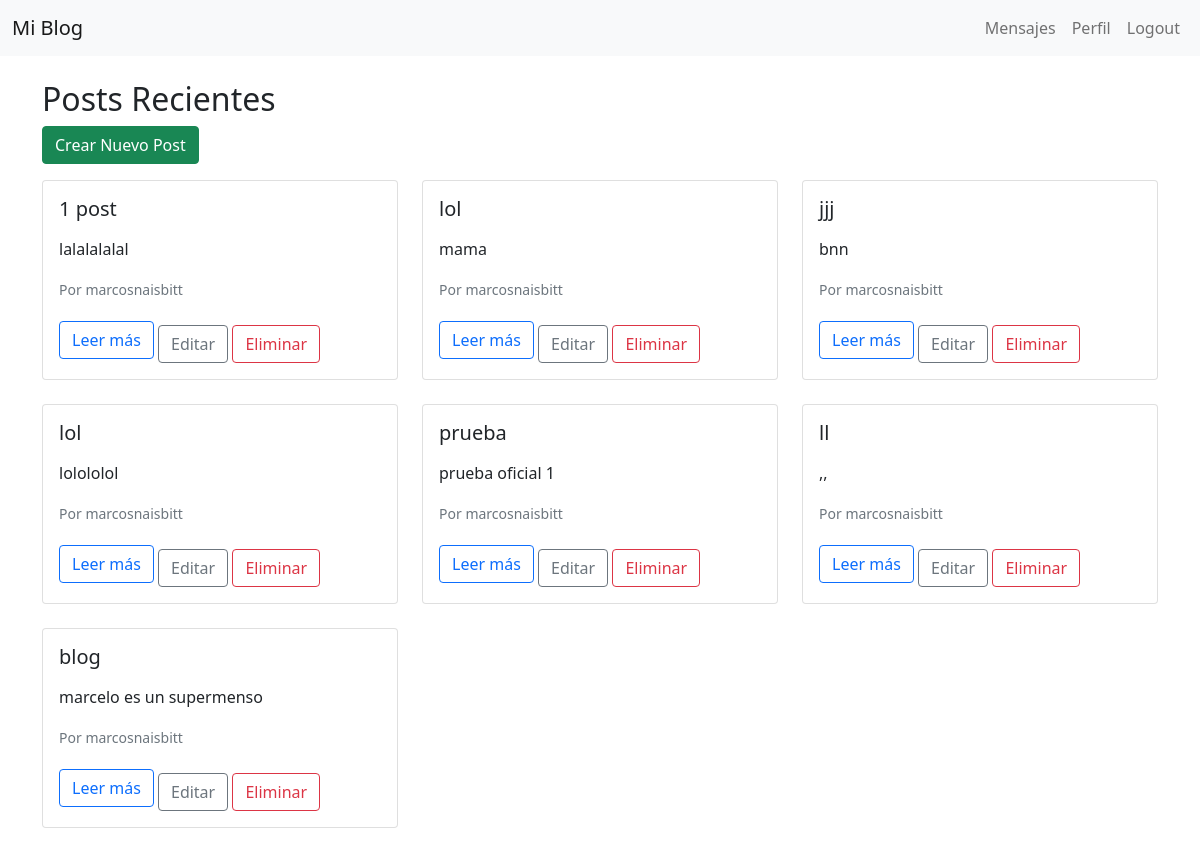
Before: /posts/ (signed in) with the older database file.
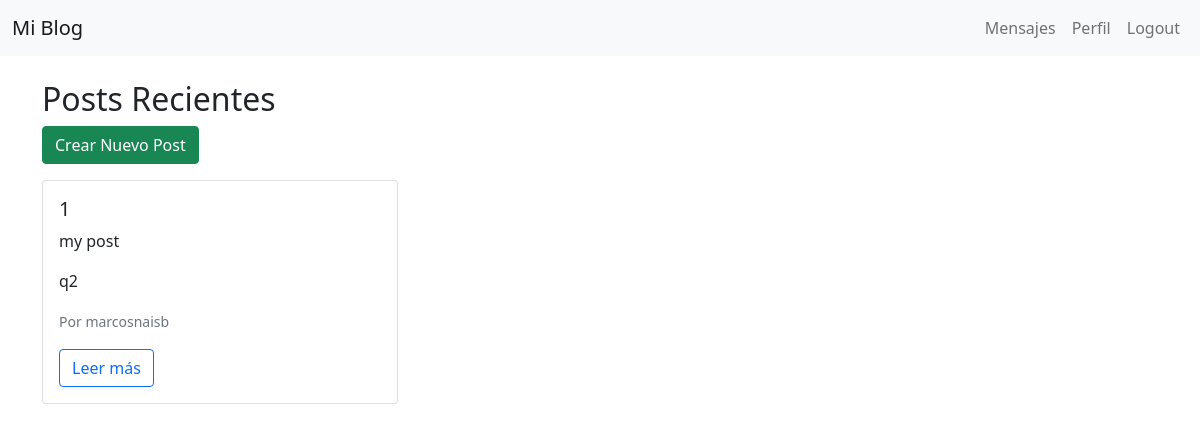
After: the same page with the newer database file.
### blog_app/models.py (models this page shows, shortened)
class Post(models.Model):
    title = models.CharField(max_length=100)
    subtitle = models.CharField(max_length=200, blank=True)
    body = models.TextField()
    author = models.ForeignKey(User, on_delete=models.CASCADE)
    date_posted = models.DateTimeField(default=timezone.now)
    image = models.ImageField(upload_to='post_images', blank=True, null=True)

### blog_app/views.py (the view)
# urls.py: path('posts/', views.post_list, name='post_list'),
def post_list(request):
    posts = Post.objects.all()
    return render(request, 'blog_app/post_list.html', {'posts': posts})

### blog_app/templates/blog_app/post_list.html
{% extends "blog_app/base.html" %}
{% block content %}
  <h2 class="mt-4">Posts Recientes</h2>
  <a href="{% url 'post_create' %}" class="btn btn-success mb-3">Crear Nuevo Post</a>
  <div class="row">
    {% for post in posts %}
      <div class="col-md-4">
        <div class="card mb-4">
          <div class="card-body">
            <h5 class="card-title">{{ post.title }}</h5>
            <p class="card-text">{{ post.subtitle }}</p>
            <p class="card-text">{{ post.body|truncatewords:20 }}</p>
            <p class="card-text"><small class="text-muted">Por {{ post.author }}</small></p>
            <a href="{% url 'post_detail' post.pk %}" class="btn btn-outline-primary">Leer más</a>
            {% if post.author == user %}
              <a href="{% url 'post_edit' post.pk %}" class="btn btn-outline-secondary mt-2">Editar</a>
              <a href="{% url 'delete_post' post.pk %}" class="btn btn-outline-danger mt-2">Eliminar</a>
            {% endif %}
          </div>
        </div>
      </div>
    {% endfor %}
  </div>
{% endblock %}

Changed rows visible on the page:
removed Post: title "1 post", body "lalalalalal", author "marcosnaisbitt", shows "Editar"
removed Post: title "lol", body "mama", author "marcosnaisbitt", shows "Editar"
removed Post: title "jjj", body "bnn", author "marcosnaisbitt", shows "Editar"
removed Post: title "lol", body "lolololol", author "marcosnaisbitt", shows "Editar"
removed Post: title "prueba", body "prueba oficial 1", author "marcosnaisbitt", shows "Editar"
removed Post: title "ll", body ",,", author "marcosnaisbitt", shows "Editar"
removed Post: title "blog", body "marcelo es un supermenso", author "marcosnaisbitt", shows "Editar"
added Post: title "1", subtitle "my post", body "q2", author "marcosnaisb"
